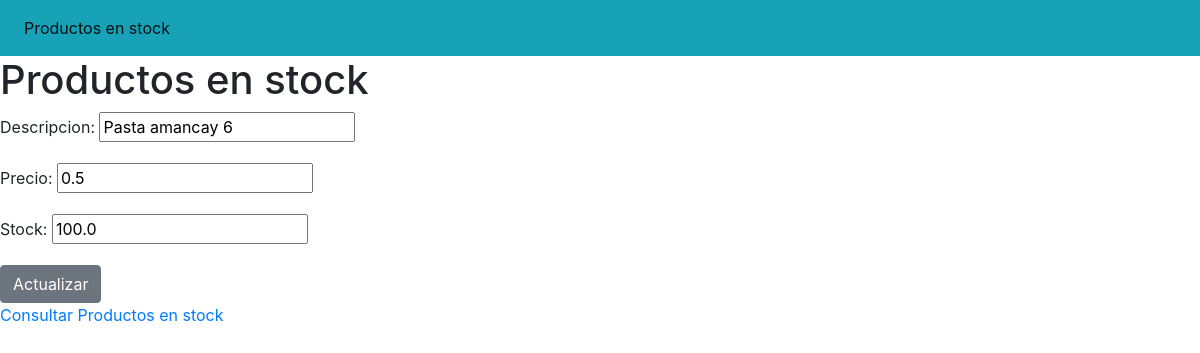
Screenshot of /editarcontacto/3/ with the database file from the repository.
### app/models.py (models this page shows, shortened)
class Producto(models.Model):
    descripcion = models.CharField(max_length=100)
    precio = models.FloatField(default=0)
    stock = models.FloatField(default=0)
    iva = models.BooleanField(default=True)
    creacion = models.DateTimeField(
        auto_now_add=True, verbose_name="Fecha Creacion")
    modificacion = models.DateTimeField(
        auto_now=True, verbose_name="Fecha Modificacion")
    class Meta:
        verbose_name = 'Producto'
        verbose_name_plural = 'Productos'
        ordering = ["-creacion"]

### app/views.py (the view)
# urls.py: path('editarcontacto/<int:id>/', editarproducto, name='editarproducto'),
def editarproducto(request, id):
    opciones = {'Producto': 'Productos en stock', 'Cliente': 'Clientes', 'Factura':'Facturas de ventas'
    , 'accion': 'Actualizar'}
    producto = Producto.objects.get(id=id)
    if request.method == 'GET':
        form = ProductoForm(instance=producto)
        opciones['form'] = form
    else:
        form = ProductoForm(request.POST, instance=producto)
        if form.is_valid():
            form.save()
            return redirect('listarproducto')
    return render(request, 'producto.html', opciones)

### app/forms.py
class ProductoForm(forms.ModelForm):
    class Meta:
        model = Producto
        fields = ('descripcion', 'precio', 'stock')
        label = {'descripcion': 'Producto', 'precio': 'Precio', 'stock': 'Stock'}

### templates/producto.html (shortened to what this page needs)
<!DOCTYPE html>
<html lang="en">
<head>
    {% load static %}
    <link href="{% static 'bootstrap/css/bootstrap.min.css' %}" rel="stylesheet">
</head>
<body>
    <nav class="navbar navbar-expand-lg navbar-light bg-info"  style="background-color: #e3f2fd;" >
        <ul class="navbar-nav mr-auto">
          <li class="nav-item">
              <a class="nav-link active" href='/listarproducto'>{{ Producto }}</a>
          </li>
        </ul>
    </nav>
    <h1>{{Producto}}</h1>
    <form action="" method="post" class="needs-validation" novalidate>
        {{ form.as_p }}
        <button type="submit" class="btn btn-secondary">{{accion}}</button>
    </form>
    <l1><a href='/admin/app/producto/'>Consultar {{ Producto }}</a></l1>
</body>
</html>

### rows the page displays
Producto: descripcion "Pasta amancay 6", precio "0.5", stock "100.0"

### other values shown
{{ Producto }} "Productos en stock"
{{ accion }} "Actualizar"
